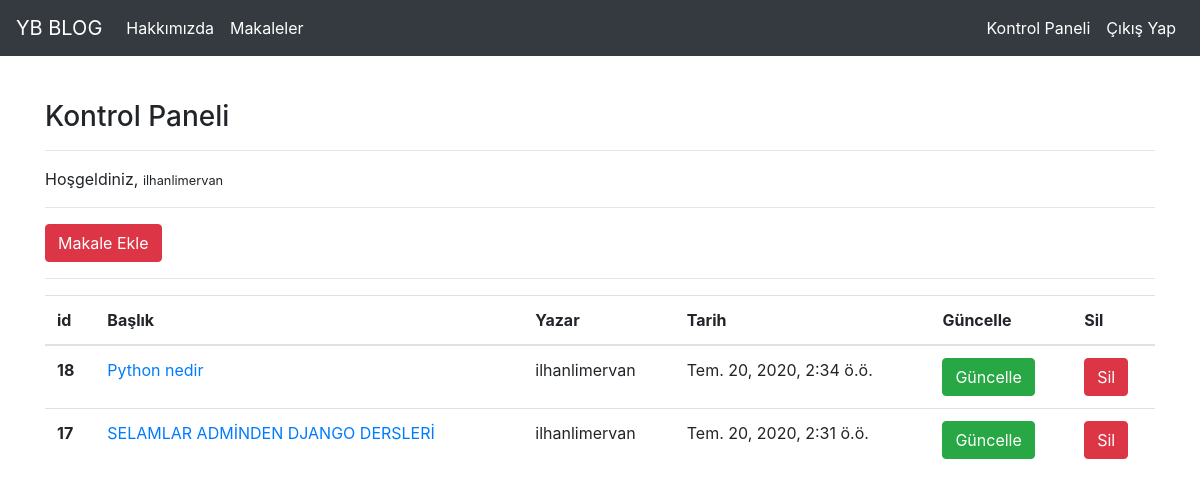
The app's page /articles/dashboard/ (signed in) with its own data.
### article/models.py (models this page shows, shortened)
class Article(models.Model):
    author = models.name = models.ForeignKey("auth.User",on_delete =models.CASCADE ,verbose_name="Yazar")      # BAŞKA Bir tabloyu referans aldık(auth.User).   Burdaki userimiz silinirse burdaki usere özgü bütün veriler silinmiş olucak.
    title=models.name = models.CharField(max_length=50,verbose_name="Başlık")  #verbase_name= türkçe yazmak için yazıyoruz hepsinin sonuna
    content=RichTextField()      # content= models.TextField(verbose_name="İçerik")
    created_date = models.DateTimeField(auto_now_add=True,verbose_name="Oluşturulma Tarihi")
    article_image=models.FileField(blank=True, null=True,verbose_name="Makaleye Fotğraf Ekleyin") #makalelerimize foto eklemek için bu makalemiz hem fotolu olabilir hemde fotosuz.
    class Meta:
       ordering = ['-created_date']       #En son eklenen makalemiz ilk eklenecek

### article/views.py (the view)
# urls.py: path('dashboard/',views.dashboard,name="dashboard"),
@login_required(login_url="user:login")       #ismi login olan url ye git
def dashboard(request):
    articles= Article.objects.filter(author=request.user)  #şuanda sisteme kim giriş yapmışsa onun makalelerini almış oluyoruz
    context={
        "articles":articles
    }
    return render(request,"dashboard.html",context)

### templates/dashboard.html
{% extends "layout.html" %}
{% block body %}
<h3>Kontrol Paneli</h3>
<hr>
<p>
    Hoşgeldiniz, <small>{{request.user.username}}</small>
</p>
<hr>
<a class="btn btn-danger" href="{% url 'article:dashboard' %}">Makale Ekle</a>
<hr>
{% if articles %}
 <table class="table">
    <thead>
      <tr>
        <th scope="col">id</th>
        <th scope="col">Başlık</th>
        <th scope="col">Yazar</th>
        <th scope="col">Tarih</th>
        <th scope="col">Güncelle</th>
        <th scope="col">Sil</th>
      </tr>
    </thead>
    <tbody>
    {% for article in articles  %}
        <tr>
            <th scope="row">{{article.id}}</th>
            <td> <a href="/articles/article/{{article.id}}">{{article.title}}</a></td>
            <td>{{article.author.username}}</td>
            <td>{{article.created_date}}</td>
            <td><a href="/articles/update/{{article.id}}" class="btn btn-success">Güncelle</a></td>
            <td><a href="/articles/delete/{{article.id}}" class="btn btn-danger">Sil</a></td>
        </tr>
    {% endfor %}
    </tbody>
  </table>
{% else %}
<div class="alert alert-danger">
    Henüz bir makaleniz bulunmuyor
</div>
{% endif %}
{% endblock body %}

### records on screen
Article: id "18", title "Python nedir", author.username "ilhanlimervan", created_date "Tem. 20, 2020, 2:34 ö.ö."
Article: id "17", title "SELAMLAR ADMİNDEN DJANGO DERSLERİ", author.username "ilhanlimervan", created_date "Tem. 20, 2020, 2:31 ö.ö."

### other values on screen
{{ request.user.username }} "ilhanlimervan"
